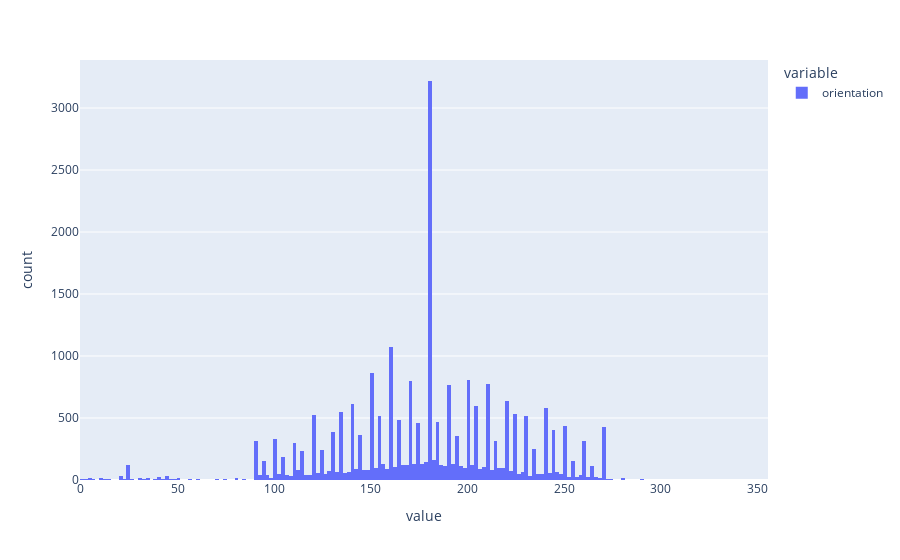

Notebook code for this chart:
### Code cell
px.histogram(df_spec.orientation)

### Figure 1 — Plotly figure (JSON) as saved in the notebook; plotly's stock layout.template omitted (floating-point values rounded to 4 significant figures; data arrays with more than 128 entries replaced by an {"elided": "..."} marker saying what was removed)
{"data": [{"alignmentgroup": "True", "bingroup": "x", "hovertemplate": "variable=orientation<br>value=%{x}<br>count=%{y}<extra></extra>", "legendgroup": "orientation", "marker": {"color": "#636efa", "pattern": {"shape": ""}}, "name": "orientation", "offsetgroup": "orientation", "orientation": "v", "showlegend": true, "type": "histogram", "x": {"elided": "24662 int values"}, "xaxis": "x", "yaxis": "y"}], "layout": {"barmode": "relative", "legend": {"title": {"text": "variable"}, "tracegroupgap": 0}, "margin": {"t": 60}, "xaxis": {"anchor": "y", "domain": [0, 1], "title": {"text": "value"}}, "yaxis": {"anchor": "x", "domain": [0, 1], "title": {"text": "count"}}}}
